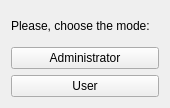
<?xml version="1.0" encoding="UTF-8"?>
<ui version="4.0">
 <class>DecideMode</class>
 <widget class="QWidget" name="DecideMode">
  <property name="geometry">
   <rect>
    <x>0</x>
    <y>0</y>
    <width>170</width>
    <height>108</height>
   </rect>
  </property>
  <property name="windowTitle">
   <string>DecideMode</string>
  </property>
  <layout class="QVBoxLayout" name="verticalLayout">
   <item>
    <widget class="QLabel" name="label">
     <property name="text">
      <string>Please, choose the mode:</string>
     </property>
    </widget>
   </item>
   <item>
    <widget class="QPushButton" name="adminButton">
     <property name="text">
      <string>Administrator</string>
     </property>
    </widget>
   </item>
   <item>
    <widget class="QPushButton" name="userMode">
     <property name="text">
      <string>User</string>
     </property>
    </widget>
   </item>
  </layout>
 </widget>
 <layoutdefault spacing="6" margin="11"/>
 <resources/>
 <connections>
  <connection>
   <sender>adminButton</sender>
   <signal>clicked()</signal>
   <receiver>DecideMode</receiver>
   <slot>goToAdmin()</slot>
   <hints>
    <hint type="sourcelabel">
     <x>320</x>
     <y>249</y>
    </hint>
    <hint type="destinationlabel">
     <x>417</x>
     <y>251</y>
    </hint>
   </hints>
  </connection>
  <connection>
   <sender>userMode</sender>
   <signal>clicked()</signal>
   <receiver>DecideMode</receiver>
   <slot>goToUser()</slot>
   <hints>
    <hint type="sourcelabel">
     <x>341</x>
     <y>288</y>
    </hint>
    <hint type="destinationlabel">
     <x>372</x>
     <y>307</y>
    </hint>
   </hints>
  </connection>
 </connections>
 <slots>
  <slot>goToAdmin()</slot>
  <slot>goToUser()</slot>
 </slots>
</ui>
